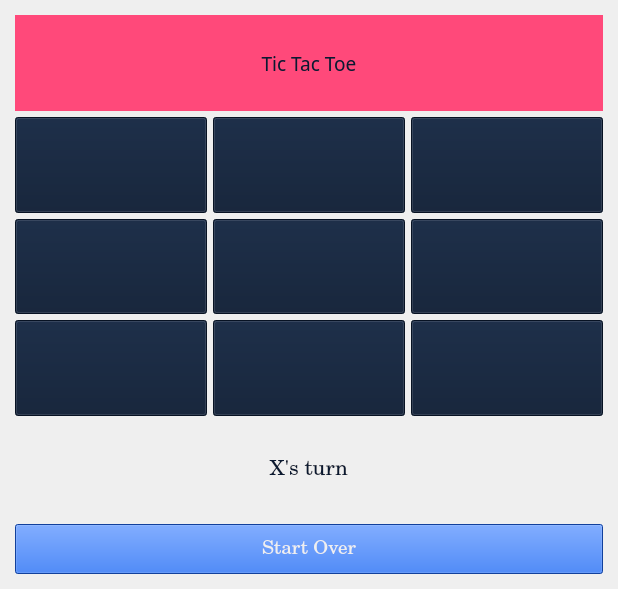
<?xml version="1.0" encoding="UTF-8"?>
<ui version="4.0">
 <class>MainWindow</class>
 <widget class="QMainWindow" name="MainWindow">
  <property name="geometry">
   <rect>
    <x>0</x>
    <y>0</y>
    <width>618</width>
    <height>589</height>
   </rect>
  </property>
  <property name="sizePolicy">
   <sizepolicy hsizetype="Expanding" vsizetype="Expanding">
    <horstretch>0</horstretch>
    <verstretch>0</verstretch>
   </sizepolicy>
  </property>
  <property name="windowTitle">
   <string>MainWindow</string>
  </property>
  <property name="styleSheet">
   <string notr="true">background-color: rgb(239, 239, 239);</string>
  </property>
  <widget class="QWidget" name="centralwidget">
   <property name="sizePolicy">
    <sizepolicy hsizetype="Expanding" vsizetype="Expanding">
     <horstretch>0</horstretch>
     <verstretch>0</verstretch>
    </sizepolicy>
   </property>
   <layout class="QGridLayout" name="gridLayout_2" rowstretch="100">
    <property name="leftMargin">
     <number>15</number>
    </property>
    <property name="topMargin">
     <number>15</number>
    </property>
    <property name="rightMargin">
     <number>15</number>
    </property>
    <property name="bottomMargin">
     <number>15</number>
    </property>
    <property name="verticalSpacing">
     <number>6</number>
    </property>
    <item row="0" column="0">
     <layout class="QGridLayout" name="gridLayout" rowstretch="1,1,1,1,1,1" columnstretch="1,1,1" columnminimumwidth="0,0,0">
      <property name="leftMargin">
       <number>0</number>
      </property>
      <property name="topMargin">
       <number>0</number>
      </property>
      <property name="rightMargin">
       <number>0</number>
      </property>
      <property name="bottomMargin">
       <number>0</number>
      </property>
      <property name="spacing">
       <number>6</number>
      </property>
      <item row="2" column="2">
       <widget class="QPushButton" name="pushButton_6">
        <property name="sizePolicy">
         <sizepolicy hsizetype="Expanding" vsizetype="Expanding">
          <horstretch>0</horstretch>
          <verstretch>0</verstretch>
         </sizepolicy>
        </property>
        <property name="font">
         <font>
          <family>Arial</family>
          <pointsize>50</pointsize>
          <weight>75</weight>
          <bold>true</bold>
         </font>
        </property>
        <property name="styleSheet">
         <string notr="true">QPushButton{
background-color: rgb(10, 25, 49);
color: rgb(255, 201, 71);
}
QPushButton::pressed{
background-color: rgb(255, 201, 71);
color: rgb(10, 25, 49);
}

</string>
        </property>
        <property name="text">
         <string/>
        </property>
       </widget>
      </item>
      <item row="1" column="0">
       <widget class="QPushButton" name="pushButton_1">
        <property name="sizePolicy">
         <sizepolicy hsizetype="Expanding" vsizetype="Expanding">
          <horstretch>0</horstretch>
          <verstretch>0</verstretch>
         </sizepolicy>
        </property>
        <property name="font">
         <font>
          <family>Arial</family>
          <pointsize>50</pointsize>
          <weight>75</weight>
          <bold>true</bold>
         </font>
        </property>
        <property name="styleSheet">
         <string notr="true">QPushButton{
background-color: rgb(10, 25, 49);
color: rgb(255, 201, 71);
}
QPushButton::pressed{
background-color: rgb(255, 201, 71);
color: rgb(10, 25, 49);
}

</string>
        </property>
        <property name="text">
         <string/>
        </property>
        <property name="flat">
         <bool>false</bool>
        </property>
       </widget>
      </item>
      <item row="4" column="0" colspan="3">
       <widget class="QLabel" name="label">
        <property name="font">
         <font>
          <family>Century</family>
          <pointsize>16</pointsize>
         </font>
        </property>
        <property name="styleSheet">
         <string notr="true">color: rgb(10, 25, 49);</string>
        </property>
        <property name="text">
         <string>X's turn</string>
        </property>
        <property name="alignment">
         <set>Qt::AlignCenter</set>
        </property>
       </widget>
      </item>
      <item row="3" column="2">
       <widget class="QPushButton" name="pushButton_9">
        <property name="sizePolicy">
         <sizepolicy hsizetype="Expanding" vsizetype="Expanding">
          <horstretch>0</horstretch>
          <verstretch>0</verstretch>
         </sizepolicy>
        </property>
        <property name="font">
         <font>
          <family>Arial</family>
          <pointsize>50</pointsize>
          <weight>75</weight>
          <bold>true</bold>
         </font>
        </property>
        <property name="styleSheet">
         <string notr="true">QPushButton{
background-color: rgb(10, 25, 49);
color: rgb(255, 201, 71);
}
QPushButton::pressed{
background-color: rgb(255, 201, 71);
color: rgb(10, 25, 49);
}

</string>
        </property>
        <property name="text">
         <string/>
        </property>
       </widget>
      </item>
      <item row="1" column="2">
       <widget class="QPushButton" name="pushButton_3">
        <property name="sizePolicy">
         <sizepolicy hsizetype="Expanding" vsizetype="Expanding">
          <horstretch>0</horstretch>
          <verstretch>0</verstretch>
         </sizepolicy>
        </property>
        <property name="font">
         <font>
          <family>Arial</family>
          <pointsize>50</pointsize>
          <weight>75</weight>
          <bold>true</bold>
         </font>
        </property>
        <property name="styleSheet">
         <string notr="true">QPushButton{
background-color: rgb(10, 25, 49);
color: rgb(255, 201, 71);
}
QPushButton::pressed{
background-color: rgb(255, 201, 71);
color: rgb(10, 25, 49);
}

</string>
        </property>
        <property name="text">
         <string/>
        </property>
       </widget>
      </item>
      <item row="2" column="0">
       <widget class="QPushButton" name="pushButton_4">
        <property name="sizePolicy">
         <sizepolicy hsizetype="Expanding" vsizetype="Expanding">
          <horstretch>0</horstretch>
          <verstretch>0</verstretch>
         </sizepolicy>
        </property>
        <property name="font">
         <font>
          <family>Arial</family>
          <pointsize>50</pointsize>
          <weight>75</weight>
          <bold>true</bold>
         </font>
        </property>
        <property name="styleSheet">
         <string notr="true">QPushButton{
background-color: rgb(10, 25, 49);
color: rgb(255, 201, 71);
}
QPushButton::pressed{
background-color: rgb(255, 201, 71);
color: rgb(10, 25, 49);
}

</string>
        </property>
        <property name="text">
         <string/>
        </property>
       </widget>
      </item>
      <item row="2" column="1">
       <widget class="QPushButton" name="pushButton_5">
        <property name="sizePolicy">
         <sizepolicy hsizetype="Expanding" vsizetype="Expanding">
          <horstretch>0</horstretch>
          <verstretch>0</verstretch>
         </sizepolicy>
        </property>
        <property name="font">
         <font>
          <family>Arial</family>
          <pointsize>50</pointsize>
          <weight>75</weight>
          <bold>true</bold>
         </font>
        </property>
        <property name="styleSheet">
         <string notr="true">QPushButton{
background-color: rgb(10, 25, 49);
color: rgb(255, 201, 71);
}
QPushButton::pressed{
background-color: rgb(255, 201, 71);
color: rgb(10, 25, 49);
}

</string>
        </property>
        <property name="text">
         <string/>
        </property>
       </widget>
      </item>
      <item row="1" column="1">
       <widget class="QPushButton" name="pushButton_2">
        <property name="sizePolicy">
         <sizepolicy hsizetype="Expanding" vsizetype="Expanding">
          <horstretch>0</horstretch>
          <verstretch>0</verstretch>
         </sizepolicy>
        </property>
        <property name="font">
         <font>
          <family>Arial</family>
          <pointsize>50</pointsize>
          <weight>75</weight>
          <bold>true</bold>
         </font>
        </property>
        <property name="styleSheet">
         <string notr="true">QPushButton{
background-color: rgb(10, 25, 49);
color: rgb(255, 201, 71);
}
QPushButton::pressed{
background-color: rgb(255, 201, 71);
color: rgb(10, 25, 49);
}

</string>
        </property>
        <property name="text">
         <string/>
        </property>
       </widget>
      </item>
      <item row="3" column="0">
       <widget class="QPushButton" name="pushButton_7">
        <property name="sizePolicy">
         <sizepolicy hsizetype="Expanding" vsizetype="Expanding">
          <horstretch>0</horstretch>
          <verstretch>0</verstretch>
         </sizepolicy>
        </property>
        <property name="font">
         <font>
          <family>Arial</family>
          <pointsize>50</pointsize>
          <weight>75</weight>
          <bold>true</bold>
         </font>
        </property>
        <property name="styleSheet">
         <string notr="true">QPushButton{
background-color: rgb(10, 25, 49);
color: rgb(255, 201, 71);
}
QPushButton::pressed{
background-color: rgb(255, 201, 71);
color: rgb(10, 25, 49);
}

</string>
        </property>
        <property name="text">
         <string/>
        </property>
       </widget>
      </item>
      <item row="3" column="1">
       <widget class="QPushButton" name="pushButton_8">
        <property name="sizePolicy">
         <sizepolicy hsizetype="Expanding" vsizetype="Expanding">
          <horstretch>0</horstretch>
          <verstretch>0</verstretch>
         </sizepolicy>
        </property>
        <property name="font">
         <font>
          <family>Arial</family>
          <pointsize>50</pointsize>
          <weight>75</weight>
          <bold>true</bold>
         </font>
        </property>
        <property name="styleSheet">
         <string notr="true">QPushButton{
background-color: rgb(10, 25, 49);
color: rgb(255, 201, 71);
}
QPushButton::pressed{
background-color: rgb(255, 201, 71);
color: rgb(10, 25, 49);
}

</string>
        </property>
        <property name="text">
         <string/>
        </property>
       </widget>
      </item>
      <item row="5" column="0" colspan="3">
       <widget class="QPushButton" name="start_over_button">
        <property name="sizePolicy">
         <sizepolicy hsizetype="Expanding" vsizetype="Fixed">
          <horstretch>0</horstretch>
          <verstretch>5</verstretch>
         </sizepolicy>
        </property>
        <property name="minimumSize">
         <size>
          <width>0</width>
          <height>50</height>
         </size>
        </property>
        <property name="font">
         <font>
          <family>Century</family>
          <pointsize>14</pointsize>
          <weight>50</weight>
          <bold>false</bold>
         </font>
        </property>
        <property name="styleSheet">
         <string notr="true">QPushButton{
background-color: rgb(24, 90, 219);
color: rgb(239, 239, 239);
}
QPushButton::pressed{
background-color: rgb(255, 201, 71);
color: rgb(10, 25, 49);
}

</string>
        </property>
        <property name="text">
         <string>Start Over</string>
        </property>
       </widget>
      </item>
      <item row="0" column="0" colspan="3">
       <widget class="QLabel" name="title_label">
        <property name="font">
         <font>
          <family>Impact</family>
          <pointsize>14</pointsize>
          <weight>50</weight>
          <italic>false</italic>
          <bold>false</bold>
         </font>
        </property>
        <property name="styleSheet">
         <string notr="true">background-color: rgb(255, 73, 122);
color: rgb(10, 25, 49);</string>
        </property>
        <property name="text">
         <string>Tic Tac Toe</string>
        </property>
        <property name="alignment">
         <set>Qt::AlignCenter</set>
        </property>
       </widget>
      </item>
     </layout>
    </item>
   </layout>
  </widget>
 </widget>
 <resources/>
 <connections/>
</ui>
